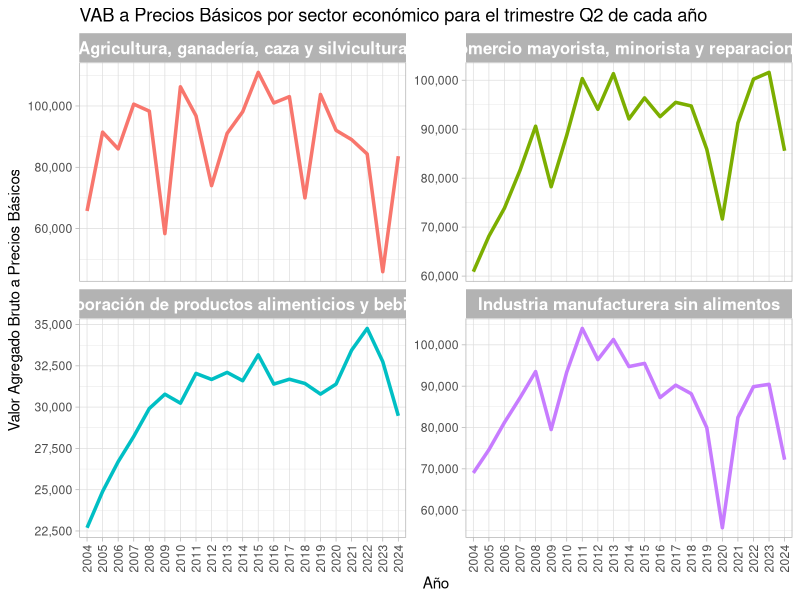
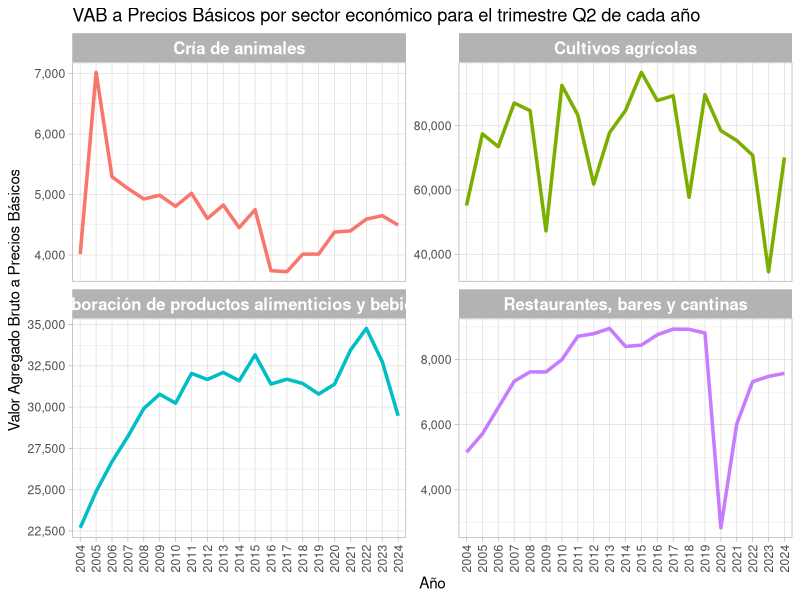
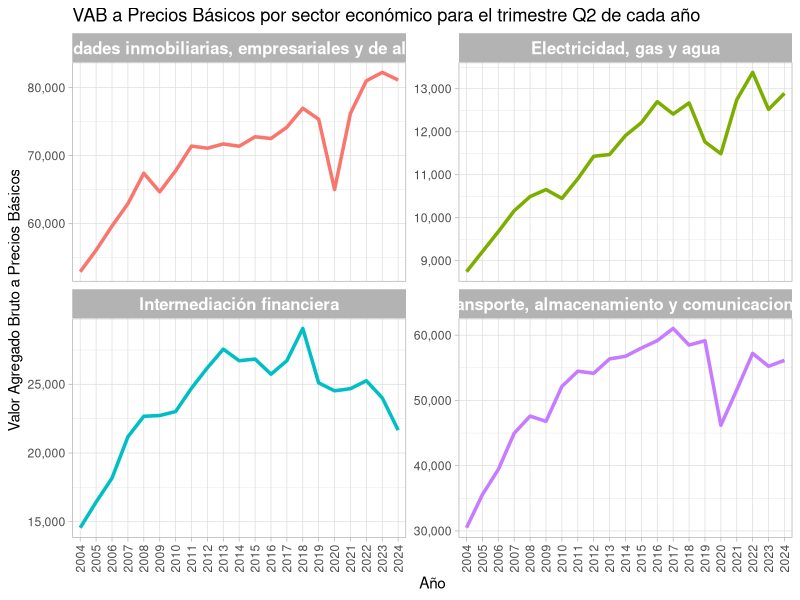
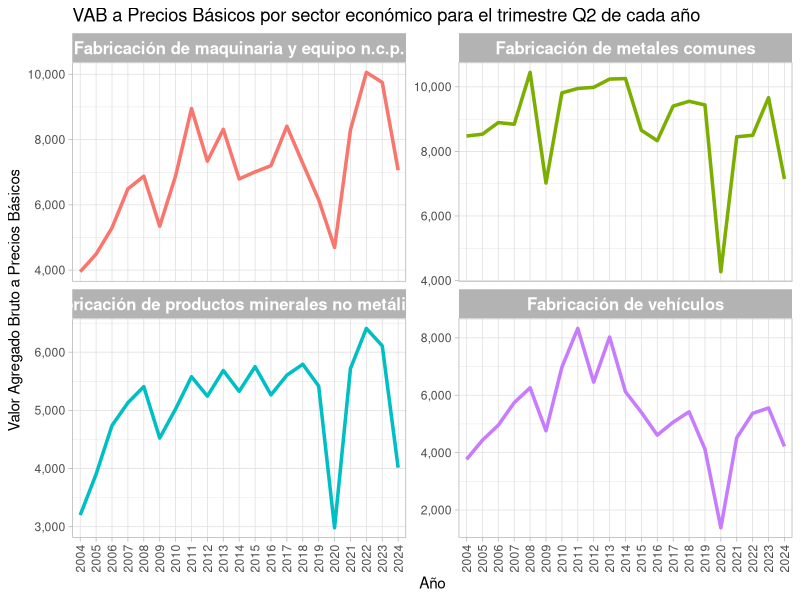
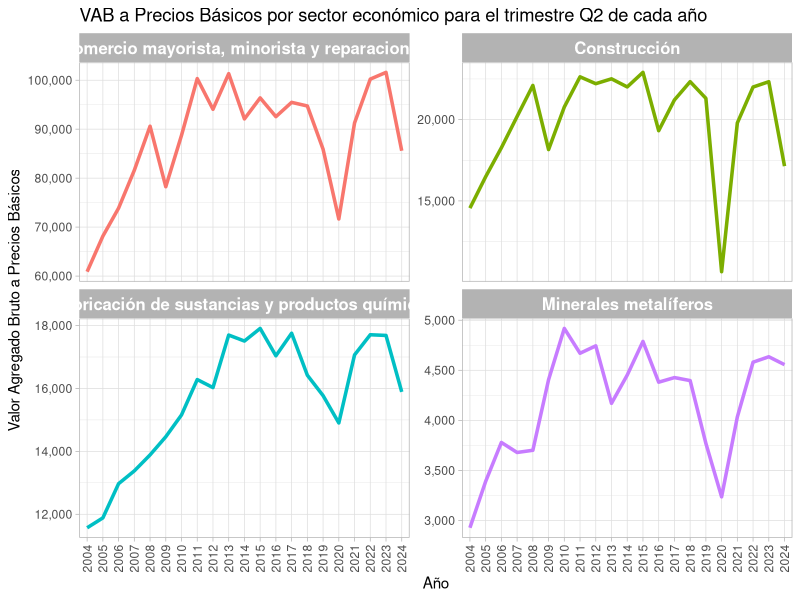
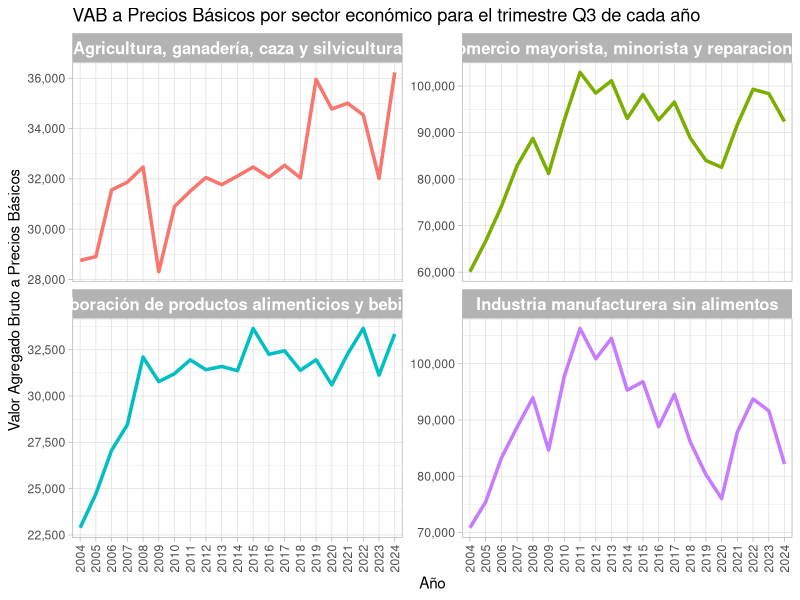
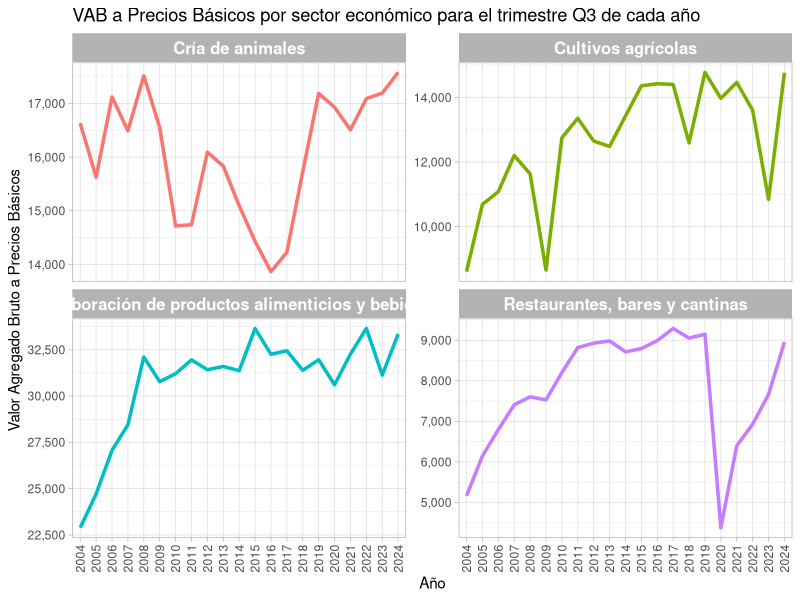
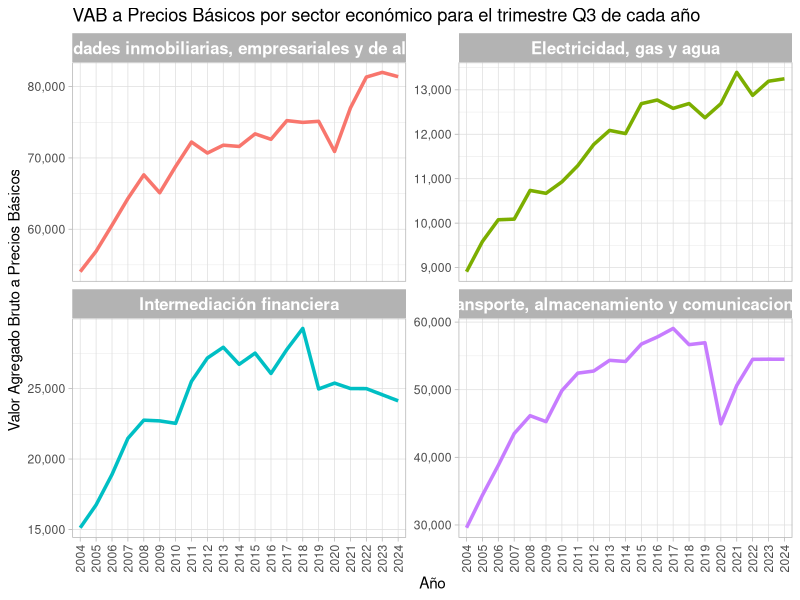

Reproduce these figures in R, in order. (Note: this script raises an error after producing the figures.)
# Load necessary libraries
library(tidyverse)
library(scales)
library(ggplot2)
# Read the CSV file
data <- read_csv("sh_VBP_VAB_12_24.csv",col_names = FALSE, skip=2)

# Identify columns to keep: column 1 and those not multiples of 6 or 6 + 1
columns_to_keep <- c(1, which(!(seq_along(data) %% 6 %in% c(0, 1))))

# Subset the data to keep only the identified columns
data <- data[, columns_to_keep]

#Remove rows 1 and 3
data <- data[-c(1,3),]
#Replace NA values with ""
data[is.na(data)] <- ""

#New dataframe combining data with years and quarters
# Replace row 2 with year row, starting at 2004, repeating 4 times each, except for 2024
years <- c("",rep(2004:2023, each = 4),2024,2024,2024)
quarters<-c("",rep(c("Q1","Q2","Q3","Q4"),times=20),c("Q1","Q2","Q3"))
data2 <- data.frame(rbind(years,quarters,data))

# Extract year and quarter information
years2 <- as.vector(data2[1, -1])
quarters2 <- as.vector(data2[2, -1])

# Extract name information
names <- as.vector(data2[-c(1, 2), 1])

# Pivot to long format
data_long <- data2[-c(1, 2), ] %>%
  pivot_longer(cols = -X1, names_to = "column", values_to = "value") %>%
  mutate(year = as.numeric(rep(years2, times = length(names))),
         quarter = rep(quarters2, times = length(names)),
         name = rep(names, each = length(years2))) %>%
  select(year, quarter, name, value)
data_long <- data_long %>%
  mutate(year = as.numeric(year),
         value = as.numeric(value))

#Create new name variable "Industria manufacturera sin alimentos", by substracting "Elaboración de productos alimenticios y bebidas" from "Industria manufacturera"
data_long <- data_long %>%
  group_by(year, quarter) %>%
  mutate(value = if_else(name == "Industria manufacturera", 
                         value - sum(value[name == "Elaboración de productos alimenticios y bebidas"], na.rm = TRUE), 
                         value),
         name = if_else(name == "Industria manufacturera", "Industria manufacturera sin alimentos", name)) %>%
  ungroup()

#Shorten some names using case_when
data_long <- data_long %>%
  mutate(name = case_when(
    name == "Fabricación de vehículos automotores, remolques y semirremolques" ~ "Fabricación de vehículos",
    name == "Extracción de minerales metalíferos. Explotación de minas y canteras n.c.p." ~ "Minerales metalíferos",
    TRUE ~ name))

# Define the plotting function
plot_evolution <- function(data, names, filename,quarters) {
  data %>%
    filter(name %in% names) %>%
    filter(quarter %in% quarters) %>%
    ggplot(aes(x = year, y = value, color = name)) +
    geom_line(size=1.2) +
    ylab("Valor Agregado Bruto a Precios Básicos") +
    xlab("Año") +
    ggtitle(paste0("VAB a Precios Básicos por sector económico para el trimestre ",quarters," de cada año")) +
    facet_wrap(~name, scales = "free_y", ncol = 2) +
    theme_light() +
    scale_y_continuous(labels = comma) +
    scale_x_continuous(expand = c(0, 0.5), minor_breaks = NULL,breaks=seq(2004,2024,1)) +
    theme(axis.text.x = element_text(angle = 90, hjust = 1, vjust = 0.5),
          legend.position = "none",
          strip.text = element_text(size = 12, face = "bold"))
    ggsave(paste0(filename,"_",quarters,".png"), dpi = 300)
}

# Create the plots
for (quarter in c("Q2", "Q3")) {
  plot_evolution(data_long, c("Agricultura, ganadería, caza y silvicultura", "Elaboración de productos alimenticios y bebidas", "Industria manufacturera sin alimentos", "Comercio mayorista, minorista y reparaciones"), "grandes", quarter)
  
  # suben
  plot_evolution(data_long, c("Cultivos agrícolas", "Elaboración de productos alimenticios y bebidas", "Restaurantes, bares y cantinas", "Cría de animales"), "suben", quarter)
  
  # iguales
  plot_evolution(data_long, c("Electricidad, gas y agua", "Transporte, almacenamiento y comunicaciones", "Intermediación financiera", "Actividades inmobiliarias, empresariales y de alquiler"), "iguales", quarter)
  
  # bajan1
  plot_evolution(data_long, c("Fabricación de productos minerales no metálicos", "Fabricación de metales comunes", "Fabricación de maquinaria y equipo n.c.p.", "Fabricación de vehículos"), "bajan1", quarter)
  
  # bajan2
  plot_evolution(data_long, c("Fabricación de sustancias y productos químicos", "Construcción", "Comercio mayorista, minorista y reparaciones", "Minerales metalíferos"), "bajan2", quarter)
}

data_long2 <- data_long %>%
    mutate(fecha = as.yearqtr(paste0(year, quarter)))


plot_evolutionall <- function(data, names, filename) {
  data %>%
    filter(name %in% names) %>%
    ggplot(aes(x = fecha, y = value, color = name)) +
    geom_line(size=1.2) +
    ylab("Valor Agregado Bruto a Precios Básicos") +
    xlab("Año") +
    ggtitle(paste0("VAB a Precios Básicos por sector económico para cada trimestre 2004-2024")) +
    facet_wrap(~name, scales = "free_y", ncol = 2) +
    theme_light() +
    #Label each third quarter with a dot
    geom_point(data = data %>%  filter(name %in% names) %>% filter(quarter == "Q3"), aes(x = fecha, y = value,color=name), size = 2) +
    scale_y_continuous(labels = comma) +
    zoo::scale_x_yearqtr(format = '%Y-T%q',expand = c(0, 0.22), minor_breaks = NULL, breaks = seq(2004.50, 2024.50, 1)) +
    theme(axis.text.x = element_text(angle = 90, hjust = 1, vjust = 0.5),
          legend.position = "none",
          strip.text = element_text(size = 12, face = "bold"))
    ggsave(paste0(filename,".png"), dpi = 300)
}

plot_evolutionall(data_long2, c("Agricultura, ganadería, caza y silvicultura", "Elaboración de productos alimenticios y bebidas", "Industria manufacturera sin alimentos", "Comercio mayorista, minorista y reparaciones"), "grandes")
plot_evolutionall(data_long2, c("Cultivos agrícolas", "Elaboración de productos alimenticios y bebidas", "Restaurantes, bares y cantinas", "Cría de animales"), "suben")
plot_evolutionall(data_long2, c("Electricidad, gas y agua", "Transporte, almacenamiento y comunicaciones", "Intermediación financiera", "Actividades inmobiliarias, empresariales y de alquiler"), "iguales")
plot_evolutionall(data_long2, c("Fabricación de productos minerales no metálicos", "Fabricación de metales comunes", "Fabricación de maquinaria y equipo n.c.p.", "Fabricación de vehículos"), "bajan1")
plot_evolutionall(data_long2, c("Fabricación de sustancias y productos químicos", "Construcción", "Comercio mayorista, minorista y reparaciones", "Minerales metalíferos"), "bajan2")
